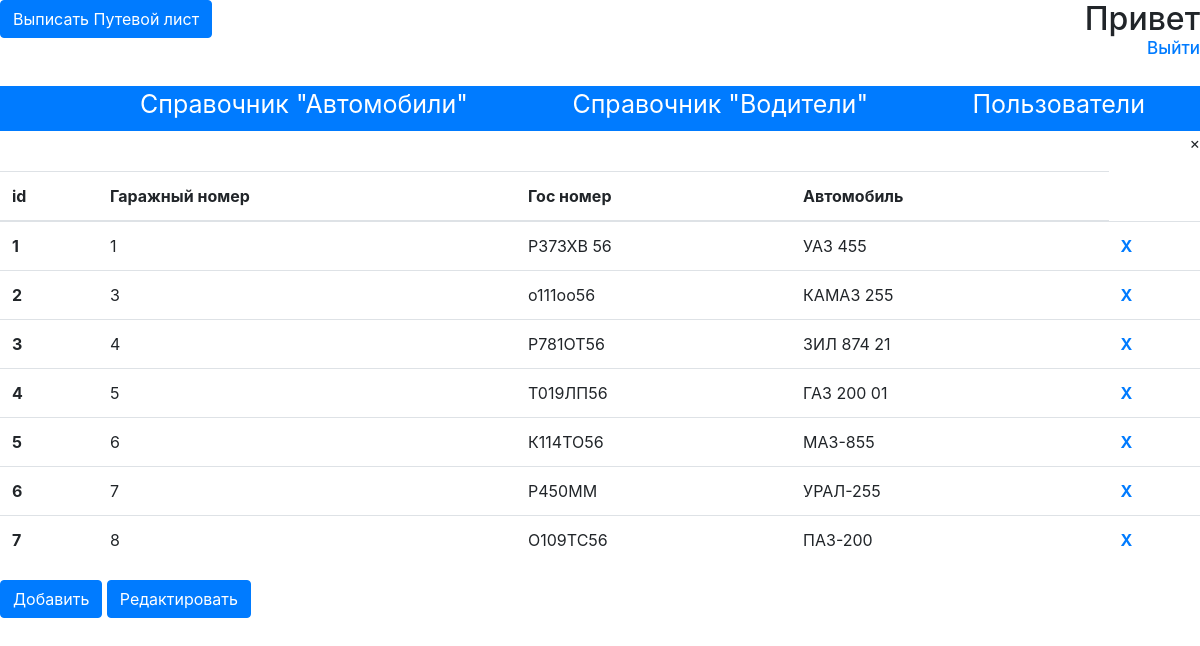
The app's page /admin.php, older data.
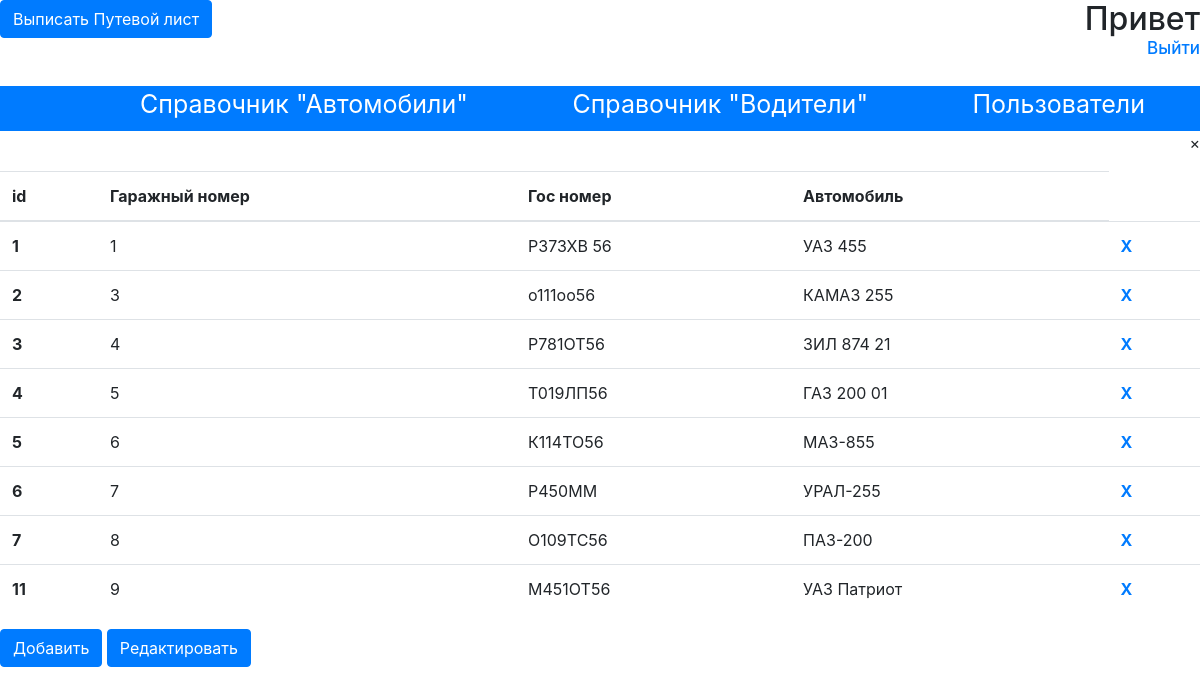
The same page, newer data.
### tables this page shows
CREATE TABLE `autos` (
  `id_auto` int(11) NOT NULL,
  `Гаражный номер` varchar(25) NOT NULL,
  `ГосНомер` varchar(25) NOT NULL,
  `Автомобиль` varchar(25) NOT NULL
);

### admin.php (the view, shortened to what this page needs)
<?php require_once('db.php') ?>
<?php
	$data_auto =  mysqli_query($db, "SELECT * FROM autos");
?>
<!DOCTYPE html>
<html lang="en">
<head>
	<link rel="stylesheet" href="style.css">
	<link rel="stylesheet" href="bootstrap/css/bootstrap.css">
</head>
<body>
	<h2 style="float: right;" id="add">Привет <a href="admin.php"><?php echo $_COOKIE['username']; ?></a><br> <a id="exit" href="logout.php">Выйти</a></h2>
    <a href="putevka.php" ><input type="submit" name="use" class="btn btn-primary" value="Выписать Путевой лист"> </a>
	<br> <br> <br>
	<div class="nav-bar">
		<ul>
			<li><a href="#" id="auto">Справочник "Автомобили"</a></li>
			<li><a href="#" id="sprav">Справочник "Водители"</a></li>
			<li><a href="#" id="user">Пользователи</a></li>
			<li><a href="#" id="obj">Объекты</a></li>
		</ul>
	</div>
<div class="autos">
	<p style="float: right; cursor: pointer;" id="close4">&times;</p>
	<table class="table">
		  <thead>
		    <tr>
		      <th scope="col">id</th>
		      <th scope="col">Гаражный номер</th>
		      <th scope="col">Гос номер</th>
		      <th scope="col">Автомобиль</th>
		    </tr>
		  </thead>
		  <tbody>
<?php
while($auto = mysqli_fetch_assoc($data_auto)){
?>
		    <tr>
		      <th scope="row"><?php echo $auto['id_auto'] ?></th>
		      <td><?php echo $auto['Гаражный номер'] ?></td>
		      <td><?php echo $auto['ГосНомер'] ?></td>
		      <td><?php echo $auto['Автомобиль'] ?></td>
		      <th><a href="?del=<?php echo $auto['id_auto'] ?>">X</a></th>
		    </tr>
<?php } ?>
		  </tbody>
	</table>
	<button type="button" class="btn btn-primary" data-toggle="modal" data-target="#avtoModal">
 	 Добавить
	</button>
</div>
	<button type="submit" class="btn btn-primary"  data-toggle="modal" data-target="#avtoModal_edit">
 	 Редактировать
	</button>
</body>
</html>

Row changes from the older to the newer data that the page shows:
added autos: id_auto "11", Гаражный номер "9", ГосНомер "М451ОТ56", Автомобиль "УАЗ Патриот"
